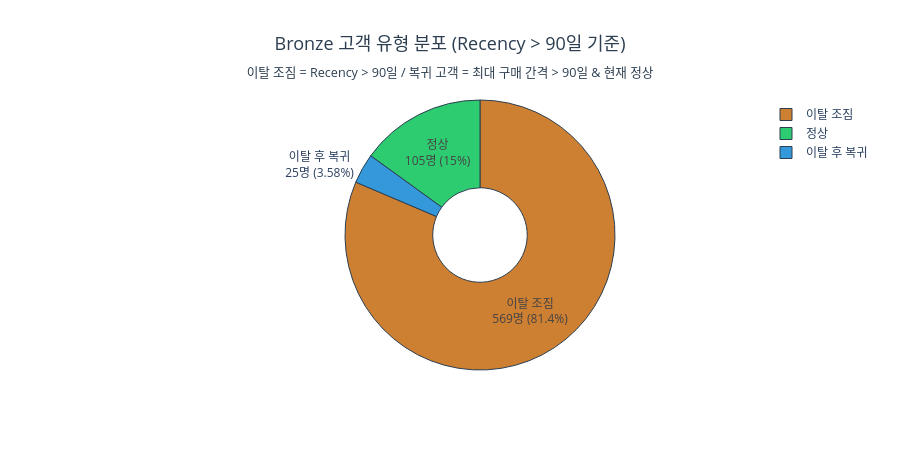

This figure's notebook cell:
### Code cell
labels_pie = ['정상', '이탈 후 복귀', '이탈 조짐']
values_pie = [total_정상, total_복귀, total_churn]
colors_pie = ['#2ecc71', '#3498db', '#CD7F32']

fig = go.Figure(go.Pie(
    labels=labels_pie,
    values=values_pie,
    marker=dict(colors=colors_pie, line=dict(color='#2c3e50', width=1)),
    texttemplate='%{label}<br>%{value}명 (%{percent})',
    hole=0.35,
))
fig.update_layout(
    title=dict(
        text='Bronze 고객 유형 분포 (Recency > 90일 기준)<br><sub>이탈 조짐 = Recency > 90일 / 복귀 고객 = 최대 구매 간격 > 90일 & 현재 정상</sub>',
        x=0.5, xanchor='center', font=dict(size=18, color='#2c3e50')
    ),
    height=450,
)
fig.show()

### Figure 1 — Plotly figure (JSON) as saved in the notebook; plotly's stock layout.template omitted (floating-point values rounded to 4 significant figures)
{"data": [{"hole": 0.35, "labels": ["정상", "이탈 후 복귀", "이탈 조짐"], "marker": {"colors": ["#2ecc71", "#3498db", "#CD7F32"], "line": {"color": "#2c3e50", "width": 1}}, "texttemplate": "%{label}<br>%{value}명 (%{percent})", "type": "pie", "values": [105, 25, 569]}], "layout": {"height": 450, "title": {"font": {"color": "#2c3e50", "size": 18}, "text": "Bronze 고객 유형 분포 (Recency > 90일 기준)<br><sub>이탈 조짐 = Recency > 90일 / 복귀 고객 = 최대 구매 간격 > 90일 & 현재 정상</sub>", "x": 0.5, "xanchor": "center"}}}
